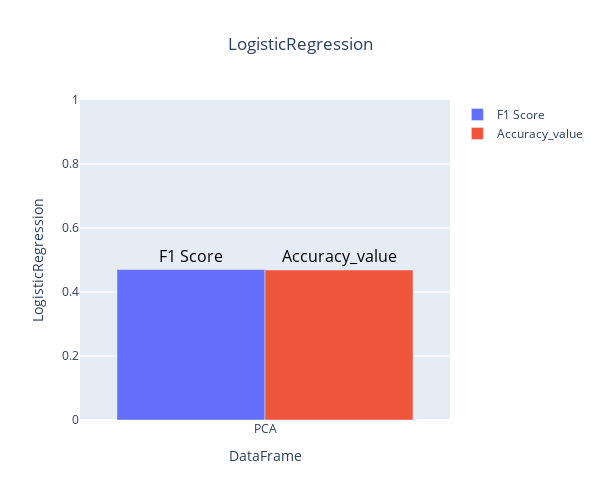
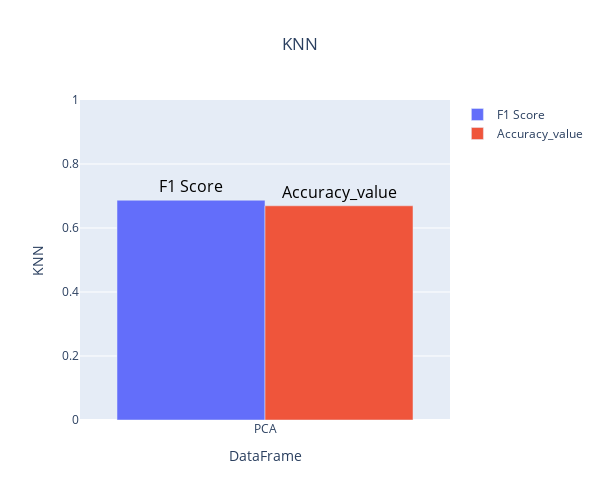
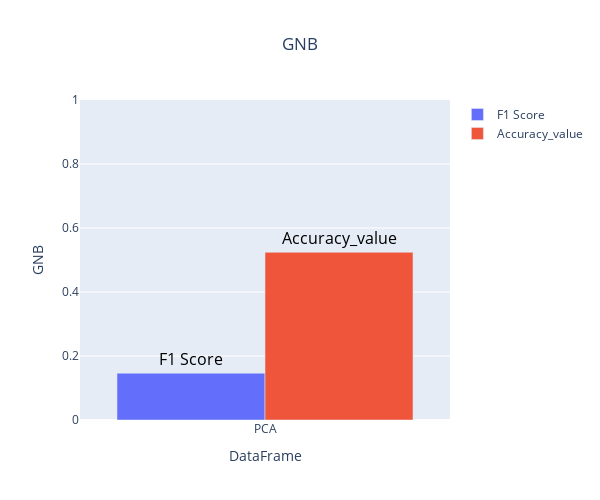
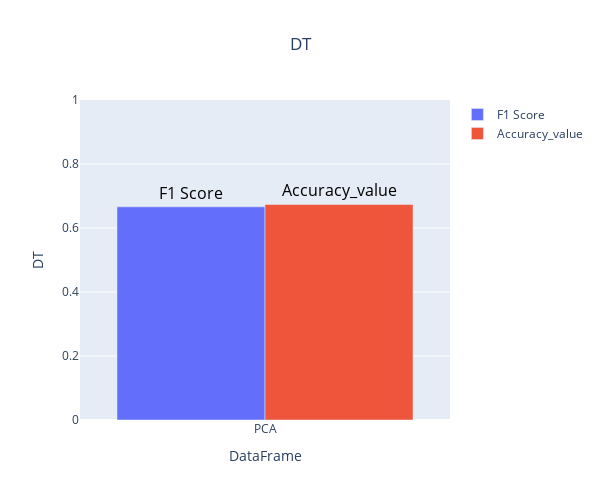

Write notebook code for charts like these, in order.
### Code cell
import plotly.graph_objects as go
algs = ['LogisticRegression','KNN','GNB','DT','RF','MLP']

for i, alg in enumerate(algs):
    fig = go.Figure(data=[
    go.Bar(name='F1 Score', x=x, y=list(f1_values[alg]), text='F1 Score', textfont_color='black', textposition='outside', textfont_size=16),
    go.Bar(name='Accuracy_value', x=x, y=list(accuracy_values[alg]), text='Accuracy_value', textfont_color='black', textposition='outside', textfont_size=16)
    ], layout=go.Layout(title=algs[i],title_x = 0.5,  barmode='group', xaxis=dict(title='DataFrame'), yaxis=dict(title=algs[i]), width=600, height=500))
    fig.update_yaxes(range=[0,1])
    fig.show()

### Figure 1 — Plotly figure (JSON) as saved in the notebook; plotly's stock layout.template omitted (floating-point values rounded to 4 significant figures)
{"data": [{"name": "F1 Score", "text": "F1 Score", "textfont": {"color": "black", "size": 16}, "textposition": "outside", "type": "bar", "x": ["PCA"], "y": [0.4703]}, {"name": "Accuracy_value", "text": "Accuracy_value", "textfont": {"color": "black", "size": 16}, "textposition": "outside", "type": "bar", "x": ["PCA"], "y": [0.4686]}], "layout": {"barmode": "group", "height": 500, "title": {"text": "LogisticRegression", "x": 0.5}, "width": 600, "xaxis": {"title": {"text": "DataFrame"}}, "yaxis": {"range": [0, 1], "title": {"text": "LogisticRegression"}}}}

### Figure 2 — Plotly figure (JSON) as saved in the notebook; plotly's stock layout.template omitted (floating-point values rounded to 4 significant figures)
{"data": [{"name": "F1 Score", "text": "F1 Score", "textfont": {"color": "black", "size": 16}, "textposition": "outside", "type": "bar", "x": ["PCA"], "y": [0.6868]}, {"name": "Accuracy_value", "text": "Accuracy_value", "textfont": {"color": "black", "size": 16}, "textposition": "outside", "type": "bar", "x": ["PCA"], "y": [0.6694]}], "layout": {"barmode": "group", "height": 500, "title": {"text": "KNN", "x": 0.5}, "width": 600, "xaxis": {"title": {"text": "DataFrame"}}, "yaxis": {"range": [0, 1], "title": {"text": "KNN"}}}}

### Figure 3 — Plotly figure (JSON) as saved in the notebook; plotly's stock layout.template omitted (floating-point values rounded to 4 significant figures)
{"data": [{"name": "F1 Score", "text": "F1 Score", "textfont": {"color": "black", "size": 16}, "textposition": "outside", "type": "bar", "x": ["PCA"], "y": [0.1464]}, {"name": "Accuracy_value", "text": "Accuracy_value", "textfont": {"color": "black", "size": 16}, "textposition": "outside", "type": "bar", "x": ["PCA"], "y": [0.5241]}], "layout": {"barmode": "group", "height": 500, "title": {"text": "GNB", "x": 0.5}, "width": 600, "xaxis": {"title": {"text": "DataFrame"}}, "yaxis": {"range": [0, 1], "title": {"text": "GNB"}}}}

### Figure 4 — Plotly figure (JSON) as saved in the notebook; plotly's stock layout.template omitted (floating-point values rounded to 4 significant figures)
{"data": [{"name": "F1 Score", "text": "F1 Score", "textfont": {"color": "black", "size": 16}, "textposition": "outside", "type": "bar", "x": ["PCA"], "y": [0.6661]}, {"name": "Accuracy_value", "text": "Accuracy_value", "textfont": {"color": "black", "size": 16}, "textposition": "outside", "type": "bar", "x": ["PCA"], "y": [0.6735]}], "layout": {"barmode": "group", "height": 500, "title": {"text": "DT", "x": 0.5}, "width": 600, "xaxis": {"title": {"text": "DataFrame"}}, "yaxis": {"range": [0, 1], "title": {"text": "DT"}}}}
